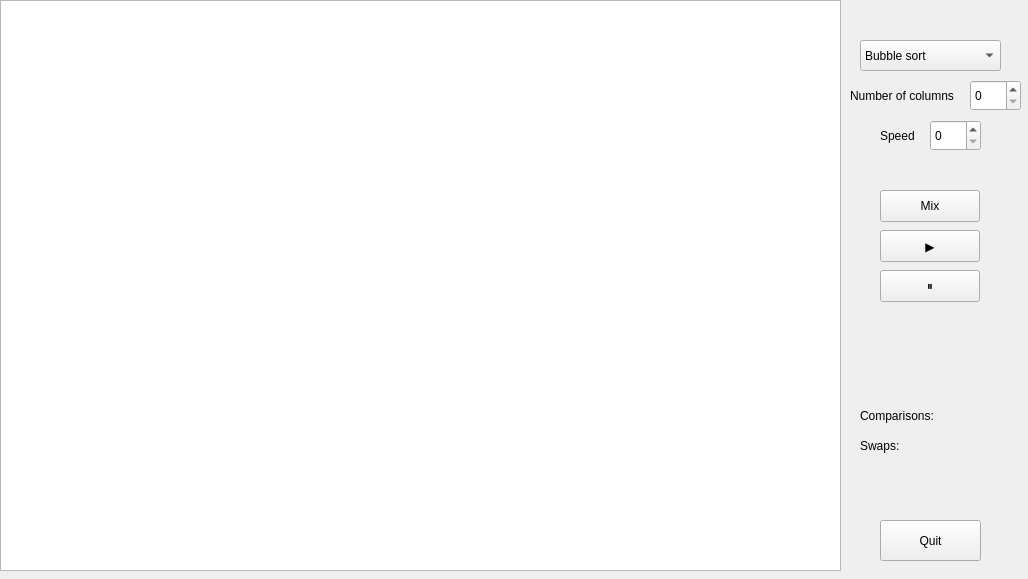
<?xml version="1.0" encoding="UTF-8"?>
<ui version="4.0">
 <class>Sort</class>
 <widget class="QMainWindow" name="Sort">
  <property name="geometry">
   <rect>
    <x>0</x>
    <y>0</y>
    <width>1028</width>
    <height>579</height>
   </rect>
  </property>
  <property name="sizePolicy">
   <sizepolicy hsizetype="Fixed" vsizetype="Fixed">
    <horstretch>0</horstretch>
    <verstretch>0</verstretch>
   </sizepolicy>
  </property>
  <property name="windowTitle">
   <string>Sort</string>
  </property>
  <widget class="QWidget" name="centralwidget">
   <property name="sizePolicy">
    <sizepolicy hsizetype="Expanding" vsizetype="Expanding">
     <horstretch>0</horstretch>
     <verstretch>0</verstretch>
    </sizepolicy>
   </property>
   <widget class="QGraphicsView" name="graphicsView">
    <property name="geometry">
     <rect>
      <x>0</x>
      <y>0</y>
      <width>841</width>
      <height>571</height>
     </rect>
    </property>
   </widget>
   <widget class="QComboBox" name="SortAlgSelect">
    <property name="geometry">
     <rect>
      <x>860</x>
      <y>40</y>
      <width>141</width>
      <height>31</height>
     </rect>
    </property>
    <item>
     <property name="text">
      <string>Bubble sort</string>
     </property>
    </item>
   </widget>
   <widget class="QSpinBox" name="colCount">
    <property name="geometry">
     <rect>
      <x>970</x>
      <y>80</y>
      <width>51</width>
      <height>31</height>
     </rect>
    </property>
    <property name="singleStep">
     <number>10</number>
    </property>
   </widget>
   <widget class="QSpinBox" name="delay">
    <property name="geometry">
     <rect>
      <x>930</x>
      <y>120</y>
      <width>51</width>
      <height>31</height>
     </rect>
    </property>
   </widget>
   <widget class="QLabel" name="labelCount">
    <property name="geometry">
     <rect>
      <x>850</x>
      <y>80</y>
      <width>121</width>
      <height>31</height>
     </rect>
    </property>
    <property name="text">
     <string>Number of columns </string>
    </property>
   </widget>
   <widget class="QLabel" name="labelDelay">
    <property name="geometry">
     <rect>
      <x>880</x>
      <y>120</y>
      <width>41</width>
      <height>31</height>
     </rect>
    </property>
    <property name="text">
     <string>Speed</string>
    </property>
   </widget>
   <widget class="QPushButton" name="MixBut">
    <property name="geometry">
     <rect>
      <x>880</x>
      <y>190</y>
      <width>100</width>
      <height>32</height>
     </rect>
    </property>
    <property name="text">
     <string>Mix</string>
    </property>
   </widget>
   <widget class="QPushButton" name="SortBut">
    <property name="geometry">
     <rect>
      <x>880</x>
      <y>230</y>
      <width>100</width>
      <height>32</height>
     </rect>
    </property>
    <property name="text">
     <string>▶</string>
    </property>
   </widget>
   <widget class="QPushButton" name="StopBut">
    <property name="geometry">
     <rect>
      <x>880</x>
      <y>270</y>
      <width>100</width>
      <height>32</height>
     </rect>
    </property>
    <property name="text">
     <string>⏸</string>
    </property>
   </widget>
   <widget class="QLabel" name="Comparisons">
    <property name="geometry">
     <rect>
      <x>860</x>
      <y>400</y>
      <width>141</width>
      <height>31</height>
     </rect>
    </property>
    <property name="text">
     <string>Comparisons: </string>
    </property>
   </widget>
   <widget class="QLabel" name="Swaps">
    <property name="geometry">
     <rect>
      <x>860</x>
      <y>430</y>
      <width>141</width>
      <height>31</height>
     </rect>
    </property>
    <property name="text">
     <string>Swaps: </string>
    </property>
   </widget>
   <widget class="QPushButton" name="QuitBut">
    <property name="geometry">
     <rect>
      <x>880</x>
      <y>520</y>
      <width>101</width>
      <height>41</height>
     </rect>
    </property>
    <property name="text">
     <string>Quit</string>
    </property>
   </widget>
  </widget>
 </widget>
 <resources/>
 <connections/>
</ui>
